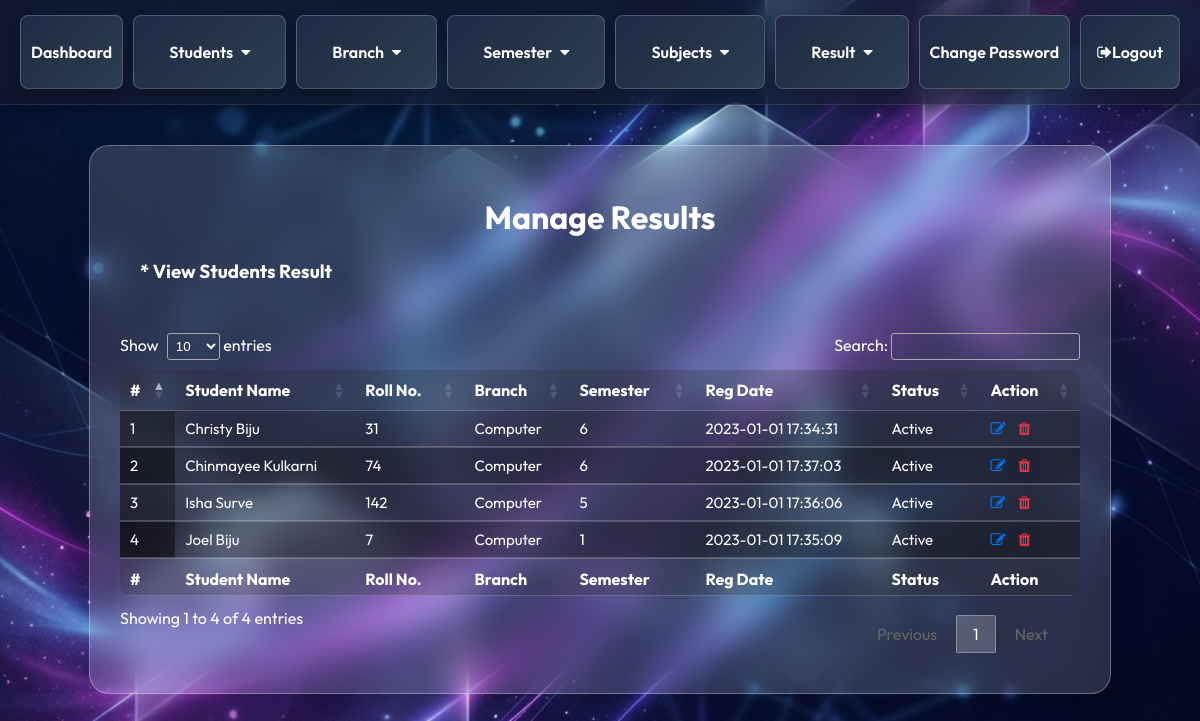
The app's page /manage-results.php (signed in) with its own data.
### tables this page shows
CREATE TABLE `student` (
  `reg_id` int(255) NOT NULL,
  `Name` varchar(200) NOT NULL,
  `Roll_No` int(160) NOT NULL,
  `Email` varchar(100) NOT NULL,
  `Gender` varchar(50) NOT NULL,
  `DOB` varchar(100) NOT NULL,
  `branch_id` int(100) NOT NULL,
  `sem_id` int(8) NOT NULL,
  `Reg_date` timestamp NOT NULL DEFAULT current_timestamp(),
  `status` int(1) NOT NULL
);

CREATE TABLE `branch` (
  `branch_id` int(50) NOT NULL,
  `branch` varchar(100) NOT NULL
);

CREATE TABLE `semester` (
  `sem_id` int(9) NOT NULL,
  `semester` int(100) NOT NULL
);

### manage-results.php (the view, shortened to what this page needs)
<?php
include "includes/connection.php";
?>
<!DOCTYPE html>
<html lang="en">
<head>
    <link rel="stylesheet" type="text/css" href="css/fp1.css?version=52">
	<link rel="stylesheet" href=
"https://cdn.datatables.net/1.10.22/css/jquery.dataTables.min.css" />
</head>
<body>
    <?php include "nav.php";?>
    <div class="m2">
        <h1 style="text-align:center;">Manage Results</h1>
        <h3 style="margin : 20px; margin-bottom:50px">* View Students Result</h3>
        <table id="tableID" class="display">
            <thead  >
                <tr >
                    <th >#</th>
                    <th>Student Name</th>
                    <th>Roll No.</th>
                    <th>Branch</th>
                    <th>Semester</th>
                    <th>Reg Date</th>
                    <th>Status</th>
                    <th>Action</th>
                </tr>
            </thead>
            <tfoot>
                <tr>
                    <th>#</th>
                    <th>Student Name</th>
                    <th>Roll No.</th>
                    <th>Branch</th>
                    <th>Semester</th>
                    <th>Reg Date</th>
                    <th>Status</th>
                    <th>Action</th>
                </tr>
            </tfoot>
            <tbody>
<?php
$sql = "SELECT distinct student.Name, student.Roll_No, student.Reg_date, student.status, student.reg_id, branch.branch, semester.semester, branch.branch_id, semester.sem_id from results join student on results.roll_no = student.Roll_No join branch on branch.branch_id = results.branch_id join semester on semester.sem_id = results.sem_id ";
$result = mysqli_query($conn, $sql);
$c = 1;
$num = mysqli_num_rows($result);
if($num > 0){
    while($row = mysqli_fetch_assoc($result)){
        ?>
        <tr>
            <td><?php echo $c;?></td>
            <td><?php echo $row['Name'];?></td>
            <td><?php echo $row['Roll_No'];?></td>
            <td><?php echo $row['branch'];?></td>
            <td><?php echo $row['semester'];?></td>
            <td><?php echo $row['Reg_date'];?></td>
            <td><?php if($row['status'] == 1){
                echo "Active";
            }
            else{
                echo "Blocked";
            };?></td>
            <td>
                <a href="edit-result.php?stid=<?php echo $row['reg_id'];?>"><i class="fa fa-edit" title="Edit Record" style="color: #007bff; margin-right: 10px;"></i> </a>
                <a href="manage-results.php?delete_roll=<?php echo $row['Roll_No'];?>&delete_bid=<?php echo $row['branch_id'];?>&delete_sid=<?php echo $row['sem_id'];?>" onclick="return confirm('Do you really want to delete this result?');"><i class="fa fa-trash" title="Delete Record" style="color: #dc3545;"></i> </a>
            </td>
        </tr>
        <?php
        $c++;
    }
}
?>
            </tbody>
        </table>
    </div>
</body>
</html>

### nav.php (shortened to what this page needs)
    <!DOCTYPE html>
<html>
<head>
<link rel="stylesheet" href="https://cdnjs.cloudflare.com/ajax/libs/font-awesome/4.7.0/css/font-awesome.min.css">
 <link rel="stylesheet" href="css/nav.css?v=5">
</head>
<body>
<div class="top-nav">
  <a href="dashboard.php" class="nav-item">Dashboard</a>
  <div class="dropdown nav-item">
    <button class="dropbtn">Students
      <i class="fa fa-caret-down"></i>
    </button>
  </div>
  <div class="dropdown nav-item">
    <button class="dropbtn">Branch
      <i class="fa fa-caret-down"></i>
    </button>
  </div>
  <div class="dropdown nav-item">
    <button class="dropbtn">Semester
      <i class="fa fa-caret-down"></i>
    </button>
  </div>
  <div class="dropdown nav-item">
    <button class="dropbtn">Subjects
      <i class="fa fa-caret-down"></i>
    </button>
  </div>
  <div class="dropdown nav-item">
    <button class="dropbtn">Result
      <i class="fa fa-caret-down"></i>
    </button>
  </div>
  <a href="change-password.php" class="nav-item">Change Password</a>
  <a href="logout.php" class="nav-item"><i class="fa fa-sign-out"></i> Logout </a>
</div>
</body>
</html>

### css/fp1.css (style rules this page uses)
body { margin: 0; padding: 0; font-family: 'Outfit', sans-serif; color: white; }
.m1, .m2 { background: rgba(255, 255, 255, 0.15); backdrop-filter: blur(16px); -webkit-backdrop-filter: blur(16px); border: 1px solid rgba(255, 255, 255, 0.3); border-radius: 20px; box-shadow: 0 8px 32px rgba(0, 0, 0, 0.2); margin: 40px auto; width: 80%; padding: 30px; color: white; }
table { border-collapse: collapse; width: 100%; margin-bottom: 30px; background: rgba(255, 255, 255, 0.05); border-radius: 10px; overflow: hidden; }
th, td { padding: 15px; text-align: left; border-bottom: 1px solid rgba(255, 255, 255, 0.2); }
th { background: rgba(0, 0, 0, 0.2); font-weight: 600; font-size: 16px; }
td { font-size: 15px; }
a { text-decoration: none; color: #4b7bff; transition: color 0.3s ease; }
table.dataTable, table.dataTable th, table.dataTable td { border-color: rgba(255, 255, 255, 0.2) !important; }
table.dataTable.display tbody tr.odd > .sorting_1, table.dataTable.order-column.stripe tbody tr.odd > .sorting_1, table.dataTable.display tbody tr.even > .sorting_1, table.dataTable.order-column.stripe tbody tr.even > .sorting_1, table.dataTable.display tbody tr, table.dataTable.stripe tbody tr.odd, table.dataTable.display tbody tr.odd, table.dataTable.display tbody tr.even { background-color: rgba(0, 0, 0, 0.3) !important; color: white !important; }
table.dataTable tbody tr:nth-child(even), table.dataTable.display tbody tr.even, table.dataTable.display tbody tr.even > .sorting_1 { background-color: rgba(0, 0, 0, 0.45) !important; color: white !important; }
table.dataTable tbody td { color: white !important; }

### css/nav.css (style rules this page uses)
body { margin: 0; padding: 0; font-family: 'Outfit', sans-serif; background-image: url('../images/bg-modern.png'); background-size: cover; background-position: center; background-attachment: fixed; min-height: 100vh; color: #fff; }
.navbar a, .dropdown .dropbtn { font-size: 18px; color: white; text-align: center; padding: 14px 20px; text-decoration: none; font-weight: 600; transition: all 0.3s ease; border-radius: 8px; margin: 0 5px; border: none; outline: none; background-color: transparent; cursor: pointer; font-family: 'Outfit', sans-serif; }
.dropdown { position: relative; display: inline-block; }
.top-nav { display: flex; flex-wrap: wrap; justify-content: space-between; align-items: stretch; gap: 10px; padding: 15px 20px; margin-bottom: 30px; background: rgba(20, 25, 40, 0.6); backdrop-filter: blur(12px); -webkit-backdrop-filter: blur(12px); border-bottom: 1px solid rgba(255, 255, 255, 0.1); box-shadow: 0 4px 20px rgba(0, 0, 0, 0.4); }
.nav-item, a.nav-item { flex: 1; text-align: center; padding: 12px 10px; background: linear-gradient(135deg, #1f2a44, #2c3e50); border: 1px solid rgba(255, 255, 255, 0.2); color: white !important; border-radius: 8px; cursor: pointer; transition: all 0.3s ease; text-decoration: none; font-size: 16px !important; font-weight: 600 !important; display: flex; align-items: center; justify-content: center; box-shadow: 0 4px 10px rgba(0, 0, 0, 0.2); white-space: nowrap; }
.nav-item .dropbtn { background: transparent; border: none; color: white !important; font-size: 16px !important; font-weight: 600; font-family: 'Outfit', sans-serif; cursor: pointer; width: 100%; display: flex; align-items: center; justify-content: center; gap: 8px; white-space: nowrap; }
.top-nav { position: relative !important; z-index: 9999 !important; }
.nav-item { position: relative !important; }

### records on screen
student: Name "Christy Biju", Roll_No "31", branch.branch "Computer", sem.semester "6", Reg_date "2023-01-01 17:34:31", status "Active"
student: Name "Chinmayee Kulkarni", Roll_No "74", branch.branch "Computer", sem.semester "6", Reg_date "2023-01-01 17:37:03", status "Active"
student: Name "Isha Surve", Roll_No "142", branch.branch "Computer", sem.semester "5", Reg_date "2023-01-01 17:36:06", status "Active"
student: Name "Joel Biju", Roll_No "7", branch.branch "Computer", sem.semester "1", Reg_date "2023-01-01 17:35:09", status "Active"
